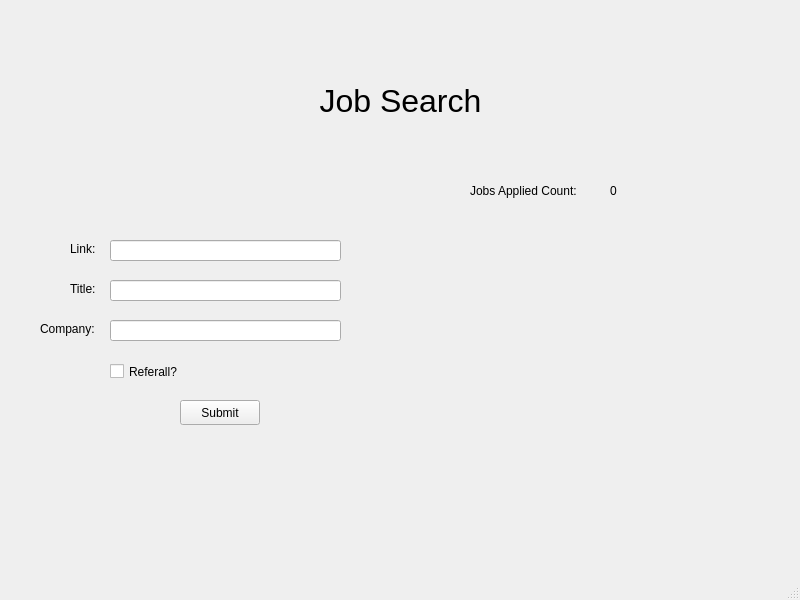
<?xml version="1.0" encoding="UTF-8"?>
<ui version="4.0">
 <class>JobSearchClass</class>
 <widget class="QMainWindow" name="JobSearchClass">
  <property name="geometry">
   <rect>
    <x>0</x>
    <y>0</y>
    <width>800</width>
    <height>600</height>
   </rect>
  </property>
  <property name="windowTitle">
   <string>MainWindow</string>
  </property>
  <widget class="QWidget" name="centralwidget">
   <widget class="QLabel" name="label">
    <property name="enabled">
     <bool>true</bool>
    </property>
    <property name="geometry">
     <rect>
      <x>300</x>
      <y>60</y>
      <width>201</width>
      <height>81</height>
     </rect>
    </property>
    <property name="font">
     <font>
      <pointsize>24</pointsize>
     </font>
    </property>
    <property name="text">
     <string>Job Search</string>
    </property>
    <property name="alignment">
     <set>Qt::AlignmentFlag::AlignCenter</set>
    </property>
   </widget>
   <widget class="QLineEdit" name="linkBox">
    <property name="geometry">
     <rect>
      <x>110</x>
      <y>240</y>
      <width>231</width>
      <height>21</height>
     </rect>
    </property>
   </widget>
   <widget class="QLabel" name="label_2">
    <property name="geometry">
     <rect>
      <x>70</x>
      <y>240</y>
      <width>54</width>
      <height>17</height>
     </rect>
    </property>
    <property name="text">
     <string>Link:</string>
    </property>
   </widget>
   <widget class="QLabel" name="label_3">
    <property name="geometry">
     <rect>
      <x>70</x>
      <y>280</y>
      <width>54</width>
      <height>17</height>
     </rect>
    </property>
    <property name="text">
     <string>Title:</string>
    </property>
   </widget>
   <widget class="QLineEdit" name="jobTitleBox">
    <property name="geometry">
     <rect>
      <x>110</x>
      <y>280</y>
      <width>231</width>
      <height>21</height>
     </rect>
    </property>
   </widget>
   <widget class="QCheckBox" name="referralCheckBox">
    <property name="geometry">
     <rect>
      <x>110</x>
      <y>360</y>
      <width>80</width>
      <height>23</height>
     </rect>
    </property>
    <property name="text">
     <string>Referall?</string>
    </property>
   </widget>
   <widget class="QLabel" name="label_4">
    <property name="geometry">
     <rect>
      <x>40</x>
      <y>320</y>
      <width>61</width>
      <height>17</height>
     </rect>
    </property>
    <property name="text">
     <string>Company:</string>
    </property>
   </widget>
   <widget class="QLineEdit" name="companyBox">
    <property name="geometry">
     <rect>
      <x>110</x>
      <y>320</y>
      <width>231</width>
      <height>21</height>
     </rect>
    </property>
   </widget>
   <widget class="QPushButton" name="submit">
    <property name="geometry">
     <rect>
      <x>180</x>
      <y>400</y>
      <width>80</width>
      <height>25</height>
     </rect>
    </property>
    <property name="text">
     <string>Submit</string>
    </property>
   </widget>
   <widget class="QLabel" name="label_5">
    <property name="geometry">
     <rect>
      <x>470</x>
      <y>170</y>
      <width>131</width>
      <height>41</height>
     </rect>
    </property>
    <property name="text">
     <string>Jobs Applied Count:</string>
    </property>
   </widget>
   <widget class="QLabel" name="job_count_label">
    <property name="geometry">
     <rect>
      <x>610</x>
      <y>180</y>
      <width>61</width>
      <height>21</height>
     </rect>
    </property>
    <property name="text">
     <string>0</string>
    </property>
   </widget>
  </widget>
  <widget class="QMenuBar" name="menubar">
   <property name="geometry">
    <rect>
     <x>0</x>
     <y>0</y>
     <width>800</width>
     <height>22</height>
    </rect>
   </property>
  </widget>
  <widget class="QStatusBar" name="statusbar"/>
 </widget>
 <resources/>
 <connections/>
</ui>
